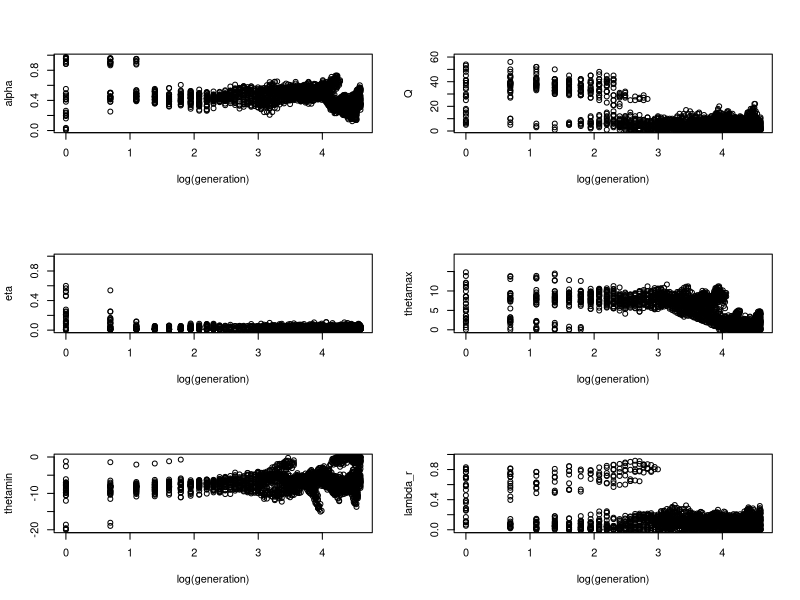
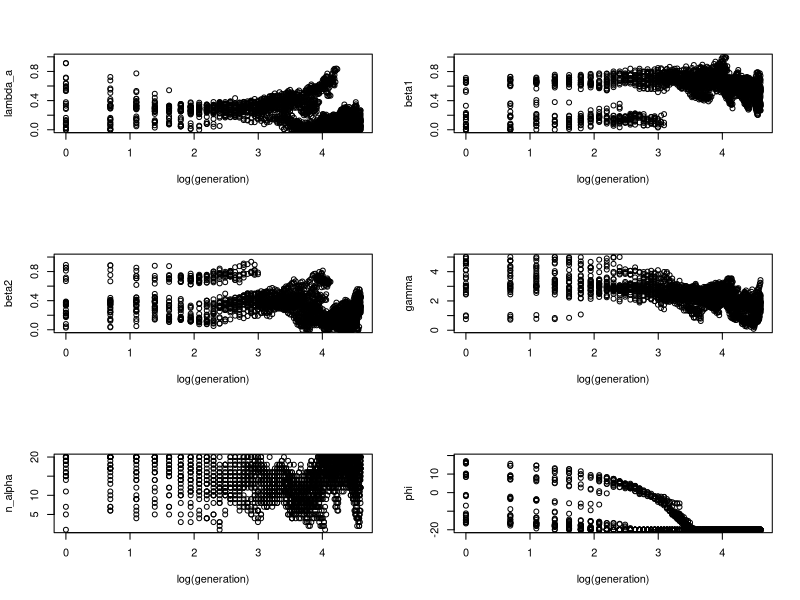

Write the R code that produced these figures, in order.
data<-read.csv("GAresults.csv", header=T)
names(data)
attach(data)

#plot(fitness~log(generation))
#pdf('fitness_over_time.pdf')


par(mfrow=c(3,2))
plot(alpha~log(generation))
plot(qmax~log(generation),ylab='Q')
plot(eta~log(generation))
plot(thetamax~log(generation))
plot(thetamin~log(generation))
plot(daggrel~log(generation),ylab='lambda_r')
pdf('first6_over_time.pdf')

quartz()
par(mfrow=c(3,2))
plot(daggabs~log(generation),ylab='lambda_a')
plot(beta1~log(generation))
plot(beta2~log(generation))
plot(gamma~log(generation))
plot(n~log(generation),ylab='n_alpha')
plot(phi~log(generation))
pdf('second6_over_time.pdf')
